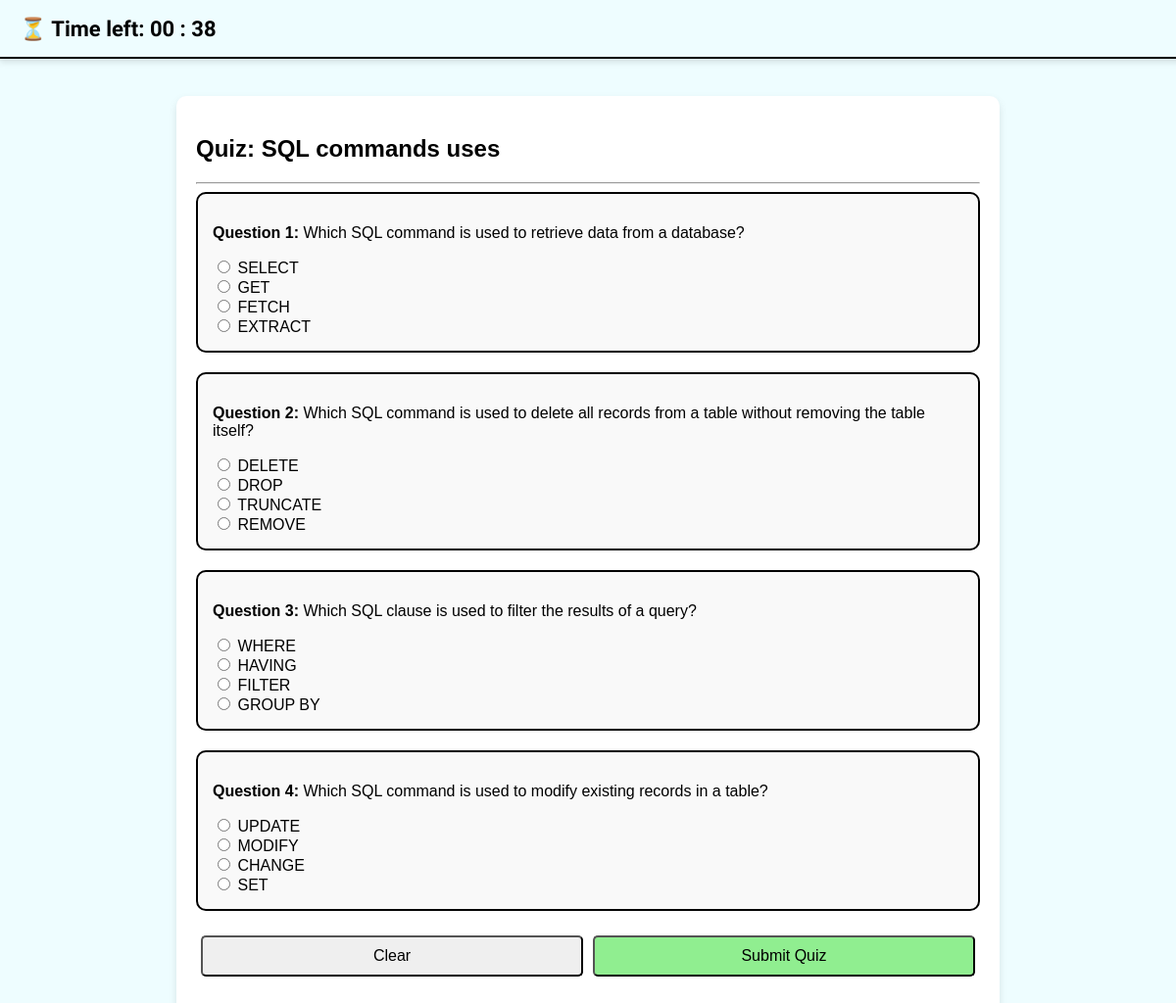
Screenshot of /quiz/2 (signed in) with the database file from the repository.
### models.py (models this page shows)
class Quiz(db.Model):
    __tablename__ = 'quiz'
    id = db.Column(db.Integer, primary_key=True)
    chapter_id = db.Column(db.Integer, db.ForeignKey('chapter.id'), nullable=False)
    subject_id = db.Column(db.Integer, db.ForeignKey('subject.id'), nullable=False)
    name = db.Column(db.String(50), unique=True, nullable=False)
    nos = db.Column(db.Integer, nullable=False)
    time = db.Column(db.Integer, nullable=False)
    created_at = db.Column(db.DateTime, default=lambda: datetime.now(timezone.utc))
    questions = db.relationship('Question', backref='quiz', lazy=True)
    scores = db.relationship('Score', backref='quiz', lazy=True)

class Question(db.Model):
    __tablename__ = 'question'
    id = db.Column(db.Integer, primary_key=True)
    quiz_id = db.Column(db.Integer, db.ForeignKey('quiz.id'), nullable=False)
    question_text = db.Column(db.String(500), nullable=False)
    option1 = db.Column(db.String(100), nullable=False)
    option2 = db.Column(db.String(100), nullable=False)
    option3 = db.Column(db.String(100), nullable=False)
    option4 = db.Column(db.String(100), nullable=False)
    ans = db.Column(db.Integer, nullable=False)  #  store option number (1-4)
    marks = db.Column(db.Integer, nullable=False)

### routes.py (the view, shortened to what this page needs)
@routes_bp.route("/quiz/<int:quiz_id>", methods=["GET", "POST"])
@login_required
def quiz(quiz_id):
    quiz = Quiz.query.get_or_404(quiz_id)
    questions = Question.query.filter_by(quiz_id=quiz.id).all()
    if not questions:
        print(f"❌ No questions found for Quiz ID: {quiz_id}")
    for question in questions:
        print(f"✅ Question: {question.question_text}, Options: [{question.option1}, {question.option2}, {question.option3}, {question.option4}]")
    return render_template("user/quiz.html", quiz=quiz, questions=questions)

### app.py (called while the page is built)
@login_manager.user_loader
def load_user(user_id):
    return User.query.get(int(user_id))

### templates/user/quiz.html (shortened to what this page needs)
{% block content %}
<div class="header">
    <div class="timer" id="timer">⏳ Time left: Loading...</div>
</div>
<div class="quiz-container">
    <h2>Quiz: <b>{{ quiz.name }}</b></h2>
    <hr>
    <form id="quizForm" action="{{ url_for('routes.quiz', quiz_id=quiz.id) }}" method="POST">
        {% for question in questions %}
        <div class="question">
            <p><b>Question {{ loop.index }}:</b> {{ question.question_text }}</p>
            <div class="options">
                <label>
                    <input type="radio" name="question_{{ question.id }}" value="1">
                    {{ question.option1 }}
                </label><br>
                <label>
                    <input type="radio" name="question_{{ question.id }}" value="2">
                    {{ question.option2 }}
                </label><br>
                <label>
                    <input type="radio" name="question_{{ question.id }}" value="3">
                    {{ question.option3 }}
                </label><br>
                <label>
                    <input type="radio" name="question_{{ question.id }}" value="4">
                    {{ question.option4 }}
                </label><br>
            </div>
        </div>
        {% endfor %}
        <div class="buttons">
            <button type="reset">Clear</button>
            <button type="submit" style="background-color: lightgreen;">Submit Quiz</button>
        </div>
    </form>
</div>
{% endblock %}

### templates/user/quiz.html (style rules this page uses)
.header { width: 100%; background-color: #EEFDFF; display: flex; justify-content: space-between; align-items: center; padding: 15px 20px; box-shadow: 0px 4px 6px rgba(0, 0, 0, 0.1); border-bottom: 2.5px solid black; position: fixed; top: 0; left: 0; z-index: 1000; }
.timer { font-size: 22px; font-weight: bold; font-family: 'Irish Grover', cursive; }
.quiz-container { width: 80%; max-width: 800px; margin-top: 80px; padding: 20px; background: white; border-radius: 10px; box-shadow: 0 4px 8px rgba(0, 0, 0, 0.1); }
.question { margin-bottom: 20px; padding: 15px; border: 2px solid black; border-radius: 10px; background-color: #f9f9f9; }
.buttons { display: flex; justify-content: space-between; margin-top: 15px; }
.buttons button { flex: 1; padding: 10px; margin: 5px; font-size: 16px; border-radius: 5px; cursor: pointer; }

### rows the page displays
Quiz: name "SQL commands uses"
Question: question_text "Which SQL command is used to retrieve data from a database?", option1 "SELECT", option2 "GET", option3 "FETCH", option4 "EXTRACT"
Question: question_text "Which SQL command is used to delete all records from a table without removing the table itself?", option1 "DELETE", option2 "DROP", option3 "TRUNCATE", option4 "REMOVE"
Question: question_text "Which SQL clause is used to filter the results of a query?", option1 "WHERE", option2 "HAVING", option3 "FILTER", option4 "GROUP BY"
Question: question_text "Which SQL command is used to modify existing records in a table?", option1 "UPDATE", option2 "MODIFY", option3 "CHANGE", option4 "SET"
